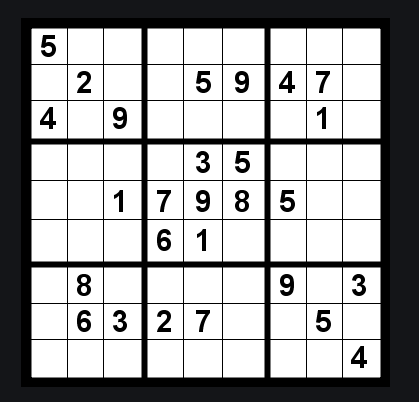
#> input picture images/sudoku25.png, 419 x 402 px
$ python video1.py   (older library calls are emulated)
#> lines starting #> are read from the running program, lines starting #| are printed output that depends on the picture
### knnClassify.py
"""
* Read images
* Extract features from each image
* Find center of mass of features by label
* Classify images by nearest center of mass
* Test accuracy of classification on training data
* Test accuracy on test data
"""

import numpy as np
import matplotlib.pyplot as plt
import cv2
import methods as meth

image_size = 28 # width and length


"""
    Admin Functions
"""
# Read from our file
def read_images(filename):
    data = np.loadtxt(filename, delimiter=",", dtype='int')
    return data


# Dictionary to map each digit to its list of images
def make_digit_map(data):
    digit_map = {i:[] for i in range(10)}
    for row in data:
        digit_map[row[0]].append(row[1:].reshape((image_size, image_size)))
    return digit_map


# Extract features
# fnlist is a list of feature-generating functions, each of which should
#   take a 28x28 grayscale (0-255) image, 0=white, and return a 1-d array
#   of numbers
# Returns a map: digit -> nparray of feature vectors, one row per image
def build_feature_map(digit_map, fnlist):
    fmap = {i:[] for i in range(10)}
    for digit in fmap:
        for img in digit_map[digit]:
            feature_vector = []
            for f in fnlist:
                feature_vector += f(img)
            fmap[digit].append(feature_vector)
    return fmap


# Find center of mass of each digit's feature vectors
# feature_map is a map from each digit to a list of feature vectors
# Returns a map: digit -> Center of mass
# [11 lines left out: function find_coms, not called in this run]


"""
    TESTS
"""
# Anthony/Michael A./David
# feature_map maps digits to list of list of features
# com_map maps digits to a com of that digit's features
# Returns the fraction of correctly-classified images
# [61 lines left out: functions testAMD, testSPM, testR, not called in this run]

# Tests a feature on the traninig data.
def testKnn(feature):
    feature_map = build_feature_map(test_digit_map, [feature])
    knn = getTrainedKnn(feature)

    success = 0.0
    failure = 0.0
    predictions = [[0 for i in range(10)] for j in range(10)]
    for digit in range(10):
        for f in feature_map[digit]:
            unkn = np.array([f]).astype(np.float32)
            ret, results, neighbors ,dist = knn.findNearest(unkn, 3)
            prediction = results[0][0]
            predictions[digit][int(prediction)] += 1
            if prediction == digit:
                success += 1
            else:
                failure += 1
    print(success/(success + failure))
    print(np.array(predictions))


# Returns a trained KNN object for a feature.
def getTrainedKnn(feature):
    print ("\n\n", feature.__name__)

    # train
    feature_map = build_feature_map(training_digit_map, [feature])

    train = []
    labels = []
    for digit in range(10):
        for f in feature_map[digit]:
            train.append(f)
            labels.append(digit)
    #print(train)
    #print(labels)

    knn = cv2.ml.KNearest_create()
    knn.train(np.array(train).astype(np.float32), cv2.ml.ROW_SAMPLE, np.array(labels).astype(np.float32))

    return knn

# Sri, Anthony, Eniola
# classifies a single image given a knn and the feature map of the image
# [44 lines left out: functions classify_digit, test_existing_knn, make_trained_knn, not called in this run]

training_data = read_images("data/mnist_medium_train.csv")
training_digit_map = make_digit_map(training_data)

test_data = read_images("data/mnist_medium_test.csv")
test_digit_map = make_digit_map(test_data)

# List of implemented feature functions
all_features = [meth.draw_and_quarter, meth.waviness, meth.hv_weights,\
                meth.top_bottom_balance, meth.combineWavy,\
                meth.vertical_lines, meth.sectional_density, meth.slantiness,\
                meth.edginess, meth.Sobelness, meth.hog]
all_features = [meth.hog]

for f in all_features:
    testKnn(f)


### hough_grid.py
import contour_board as contour
import cv2
import numpy as np
import math
import matplotlib as plt
import statistics


# Constants
# Image filepath
INPUT_IMG = "sudoku_square/sudoku12.png"

# Canny thresholds
THRESH_ONE = 10
THRESH_TWO = 200

# HoughLinesP parameters
RHO = 1
THETA = math.pi/180
LINE_THRESH = 50
MIN_LENGTH = 25.0
MAX_GAP = 15.0

# Line drawing thickness
THICKNESS = 3

# Line drawing colors
BLACK = (255, 0, 0)

# Digit image dimensions
DIGIT_WIDTH = 28
DIGIT_HEIGHT = 28
DIGIT_CHANNELS = 1

# Gaussian blur parameters
KERNEL_SIZE = (9, 9)
SIGMA_X = 10.0

# Unsharp weights
ORIG_WEIGHT = 3.5
GAUSSIAN_WEIGHT = -2.0

# K-means centers
ANGLE_CENTERS = 2
DIFF_CENTERS = 10


# Accepts a grayscale image and returns list of edges from Canny edge detector
def canny_edges(gray_img):
    return cv2.Canny(gray_img, THRESH_ONE, THRESH_TWO)


# Accepts a grayscale image and performs unsharp masking using Gaussian blur,
# then returns the sharpened image.
def unsharp_mask(gray_img):
    gaussian_img = cv2.GaussianBlur(gray_img, KERNEL_SIZE, SIGMA_X)
    sharp_img = cv2.addWeighted(gray_img, ORIG_WEIGHT, gaussian_img,\
        GAUSSIAN_WEIGHT, 0, gray_img)
    return sharp_img


# Accepts an image and returns a list of Hough lines.
# [6 lines left out: function lines, not called in this run]


# Accepts a grayscale image and returns the approximate width and height of
# each cell in the Sudoku grid.
def count_sudoku(gray_img):
    # Sharpen the image
    sharp_img = unsharp_mask(gray_img)
    # Detect points that form lines, and give them to calculate_cells() to get
    # info on the Sudoku grid.
    lines = lines(sharp_img)
    grid_info = calculate_cells(lines)
    # Get the individual digit images
    img_squares = collect_squares(gray_img, grid_info)
    for row in img_squares:
        for img in row:
            cv2.imshow("Digit", img)
            cv2.waitKey()
    cv2.destroyAllWindows()


# Accepts a list of lines detected by the Hough transform, and returns a list
# with four elements, of the form:
# [<top left x>, <top left y>, <cell width>, <cell height>]
# [102 lines left out: functions calculate_cells, decompose_lines, cell_dims, avg_cell_dims, collect_squares, grid_slice, not called in this run]


# Accepts a list of lines and returns a list of the angles of the lines.
# Borrows Dr. Hochberg's code from delete.py.
def angles(lines):
    angles = [-np.arctan((l[0][3]-l[0][1])/(l[0][2]-l[0][0])) for l in lines]
    return angles


# Accepts a list of angles and returns the 3 principal angles found using
# k-means clustering.\
# Borrows Dr. Hochberg's code from delete.py.
# [15 lines left out: functions principal_angles, main, not called in this run]


# [2 lines that do not run on import are left out]

### methods.py
import numpy as np
import cv2
from HOG import HOG
"""
    FEATURE FUNCTIONS
"""

#Will, Gabriella, Amelia
#hv_weights on canny-edged image
#Results: 79/57
# [62 lines left out: functions hv_weights_on_canny, waviness, hv_wavy, edginess, Sobelness, edginess and 2 more, not called in this run]


# Anthony/Amelia/Sri
# Count the vertical straight lines in an image,
# taking an image which is not necessarily blocked in black beforehand
vertical_line_len = 10
# [170 lines left out: functions vertical_lines, combineWavy, top_bottom_balance, color_transition_array, sectional_density, slantiness and 2 more, not called in this run]

hog_object = None
def hog(img):
    global hog_object
    img = img.astype(np.uint8)

    if hog_object == None: # Build the hog object just once
        hog_object = HOG(28, 28, 4, 8, 20)

    rv = hog_object.computeHOG(img)
    #hog_object.display_HOG()
    return rv


###############################################################################
# Quarter slicer
# A lot like sectional_density, but it works on variable size images, so it can
# be used in conjunction with whitespace trimming.
###############################################################################


# Tweakable constant that puts an upper limit on the number of times the image
# can be quartered.  On the first iteration, the image is cut into quarters, on
# the second, those quarters are cut into quarters, and so on.
MAX_RECURSIONS = 3


# Entry point function for compatibility with comClassify testing function.
def draw_and_quarter(img: np.array) -> list:
    trimmed_img = trim_whitespace(img)
    return quarter_density(trimmed_img, 0)


# Carves image of any size into quarters and returns a list with the weight
# (number of greyscale pixels) in each quarter.  Grabs weights recursively
# and puts them all in a list.
# [163 lines left out: functions quarter_density, get_quarter_slices, get_image_weight, endpoints, trim_whitespace, get_top_distance and 6 more, not called in this run]


# Accepts a filepath as a string, returns the support vector machine read from
# that file.
def load_svm(filename):
    return cv2.ml.SVM_load(filename)

### HOG.py
# Histogram of Oriented Gradients
import numpy as np
import cv2

class HOG:
    kernels = None

    def __init__(self, H, W, patch, block, angle):
        # [4 lines of commented-out code are left out]
        print("Init")
        self.H, self.W = H, W
        #print("The shape is ", img_orig.shape)
        self.patch_size = patch
        self.block_size = block
        self.angle_step = angle
        self.bins = [[[0]*(180//self.angle_step) for j in range(self.W//self.patch_size)]\
                for i in range(self.H//self.patch_size)]
        #print("bin shape:", len(self.bins), len(self.bins[0]), len(self.bins[0][0]))


    # Build HOG kernels
    # Builds the convolution kernels for the various gradient directions
    def build_kernels(self):
        N = 3;
        self.kernels = []
        for a in range(0, 180, self.angle_step):
            kernel = np.zeros((N, N))
            angle = a * np.pi/180.0
            for i in range(N):
                for j in range(N):
                    entry = (j-(N-1.0)/2)*np.cos(angle) + (i - (N-1.0)/2)*np.sin(angle)
                    kernel[i][j] = entry

            self.kernels.append(kernel)
        """
        for k in self.kernels:
            print(k)
            print("")
        """

    """
    Compute the histogram of gradients for an image, using kernels

    img The image on which to compute the HOG
    block_size The size of a block for which to equalize the histogram
    patch_size The size of a patch in the image to convolve with
    kernels. This should be strictly smaller than block_size.
    """
    def computeHOG(self, img):
        self.img = img # Remember the image

        # clear out the bins
        self.bins = [[[0]*(180//self.angle_step) for j in range(self.W//self.patch_size)]\
                for i in range(self.H//self.patch_size)]
        #print("len", len(img))
        #print("len0", len(img[0]))
        #print(img.shape)
        if self.kernels == None:
            self.build_kernels()
        feature_vector = [] # Return value
        # Compute the HOG for each block
        for j in range(0, self.W - self.block_size + 1, self.patch_size):
            for i in range(0, self.H - self.block_size + 1, self.patch_size):
                # Equalize histogram, copying to a new image
                new_img = cv2.equalizeHist(img[i:i + self.block_size, j:j + self.block_size])
                self.computeHOG_block(new_img, feature_vector, i, j)
        return feature_vector

    """
    Compute the histogram of gradients for an image, using kernels
    Adds the numbers to the feature_vector.
    img The image on which to compute the HOG
    patch_size The size of a patch in the image to convolve with kernels
    """
    def computeHOG_block(self, img, feature_vector, i, j):
        h, w = img.shape
        for k in range(len(self.kernels)):
            kernel = self.kernels[k]
            img_f = np.array(img, dtype='float32')
            im = cv2.filter2D(img_f, -1, kernel)
            #cv2.imshow("block", im)
            #cv2.waitKey()
            # Get feature vector for this kernel
            for jj in range(0, w - self.patch_size + 1, self.patch_size):
                for ii in range(0, h - self.patch_size + 1, self.patch_size):
                    summ = np.sum(im[ii:ii + self.patch_size, jj:jj + self.patch_size])
                    self.bins[(i+ii)//self.patch_size][(j+jj)//self.patch_size][k] += np.abs(summ)
                    feature_vector.append(np.abs(summ))


    # If the image has been binned, then this method will display the image, together
    # with some gradient lines
    # [43 lines left out: functions display_HOG, enhance_writing, not called in this run]

### video1.py
import numpy as np
import cv2
from matplotlib import pyplot as plt
import sys
import knnClassify as knn
import math
import methods as meth
import hough_grid as hough
import grid_deletion as grid
import digit_slicing as digit_slice
'''
OLD STUFF, should be refactored
AKA Dr. Hochberg's stuff
'''

# stores a trained knnClassify. Initiated as None to avoid
# unnecessary overhead if not used
classifier = None

img_orig = cv2.imread("images/sudoku25.png", cv2.IMREAD_GRAYSCALE)
#> img_orig: shape (402, 419); min 0, max 255, mean 163

hough.count_sudoku(img_orig)
#> in unsharp_mask, `gaussian_img = cv2.GaussianBlur(gray_img, KERNEL_SIZE, SIGMA_X)`:
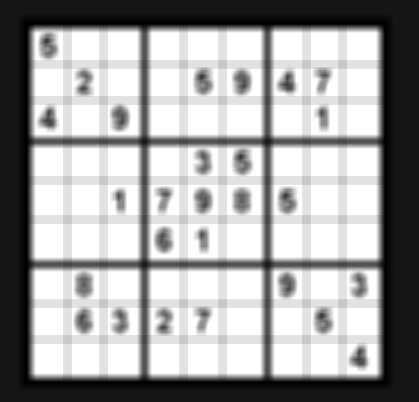
#> gaussian_img: shape (402, 419); min 0, max 255, mean 162.9
#> in unsharp_mask, `sharp_img = cv2.addWeighted(gray_img, ORIG_WEIGHT, gaussian_img,\ GAUS..`:
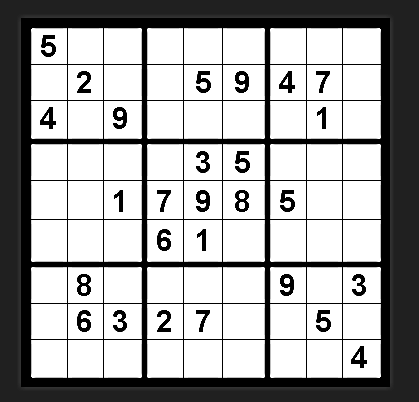
#> sharp_img: shape (402, 419); min 0, max 255, mean 167.1
#> (the run stopped early here; a loop or call above may not have finished)
